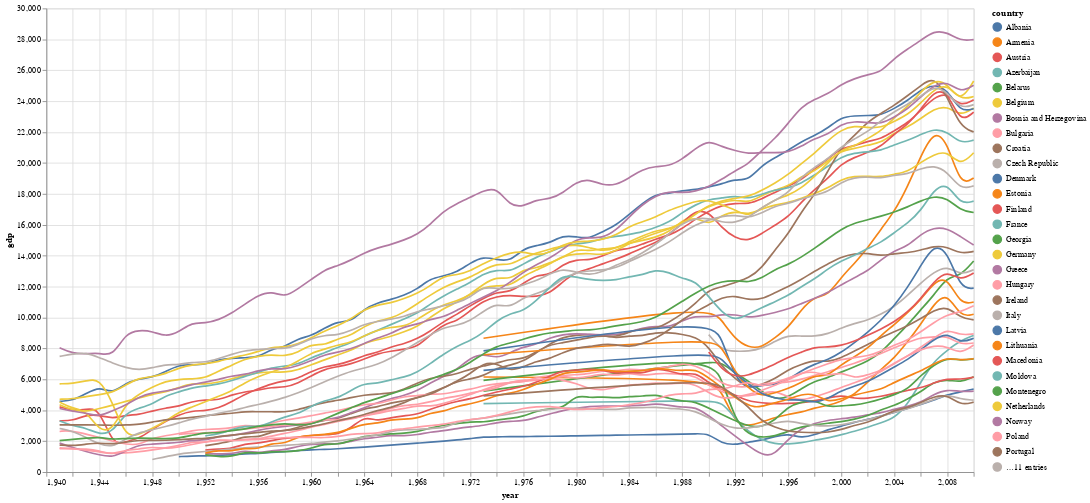

The code cell stored with this chart in its notebook:
### Code cell
import altair as alt
import pandas as pd
import numpy as np


# Create a selection that chooses the nearest point & selects based on x-value
nearest = alt.selection(type='single', nearest=True, on='mouseover',
                        fields=['year'], empty='none')

# The basic line
line = alt.Chart(europe_df).mark_line(interpolate='basis').encode(
    x='year:Q',
    y='gdp:Q',
    color='country:N'
)


# Transparent selectors across the chart. This is what tells us
# the x-value of the cursor
selectors = alt.Chart(europe_df).mark_point().encode(
    x='year:Q',
    opacity=alt.value(0),
).add_selection(
    nearest
)

# Draw points on the line, and highlight based on selection
points = line.mark_point().encode(
    opacity=alt.condition(nearest, alt.value(1), alt.value(0))
)

# Draw text labels near the points, and highlight based on selection
text = line.mark_text(align='left', dx=5, dy=-5).encode(
    text=alt.condition(nearest, 'country:N', alt.value(' '))
)

# Draw a rule at the location of the selection
rules = alt.Chart(europe_df).mark_rule(color='gray').encode(
    x='year:Q',
).transform_filter(
    nearest
)

# Put the five layers into a chart and bind the data
alt.layer(
    line, selectors, points, rules, text
).properties(
    width=1100, height=550
)

### Figure 1 — Vega-Lite specification as saved in the notebook (floating-point values rounded to 4 significant figures; data arrays with more than 128 entries replaced by an {"elided": "..."} marker saying what was removed)
{"config": {"view": {"continuousWidth": 400, "continuousHeight": 300}}, "layer": [{"mark": {"type": "line", "interpolate": "basis"}, "encoding": {"color": {"type": "nominal", "field": "country"}, "x": {"type": "quantitative", "field": "year"}, "y": {"type": "quantitative", "field": "gdp"}}}, {"mark": "point", "encoding": {"opacity": {"value": 0}, "x": {"type": "quantitative", "field": "year"}}, "selection": {"selector001": {"type": "single", "nearest": true, "on": "mouseover", "fields": ["year"], "empty": "none"}}}, {"mark": "point", "encoding": {"color": {"type": "nominal", "field": "country"}, "opacity": {"condition": {"value": 1, "selection": "selector001"}, "value": 0}, "x": {"type": "quantitative", "field": "year"}, "y": {"type": "quantitative", "field": "gdp"}}}, {"mark": {"type": "rule", "color": "gray"}, "encoding": {"x": {"type": "quantitative", "field": "year"}}, "transform": [{"filter": {"selection": "selector001"}}]}, {"mark": {"type": "text", "align": "left", "dx": 5, "dy": -5}, "encoding": {"color": {"type": "nominal", "field": "country"}, "text": {"condition": {"type": "nominal", "field": "country", "selection": "selector001"}, "value": " "}, "x": {"type": "quantitative", "field": "year"}, "y": {"type": "quantitative", "field": "gdp"}}}], "data": {"name": "data-3fc64410c28dae4b758d31846c6183df"}, "height": 550, "width": 1100, "$schema": "https://vega.github.io/schema/vega-lite/v4.8.1.json", "datasets": {"data-3fc64410c28dae4b758d31846c6183df": {"elided": "2095 records"}}}
